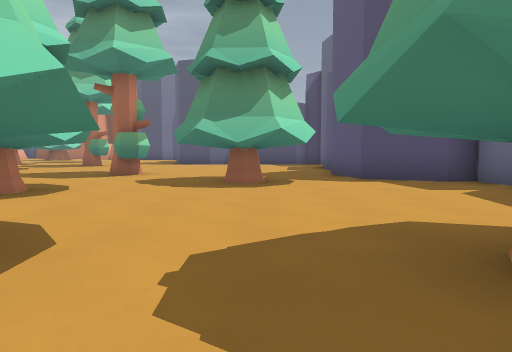
view 1 (above)

20 first-person views from a walk through a Godot game level. The camera is 1.2 m above the floor, tilts 4° down and sees 70° across. The floor is counted in squares, 2 m on a side. Each view is taken from the middle of a square. On the plan, view 1 faces up. The plan holds only what a view shows up to about 10 squares ahead; the rest is blank. The place goes on beyond the plan.

view 2
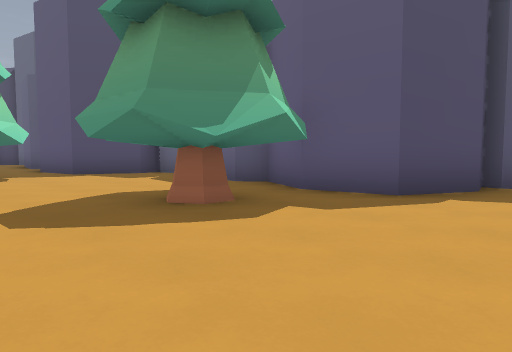

view 3
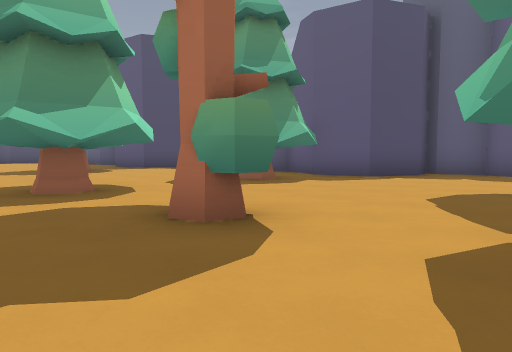

view 4
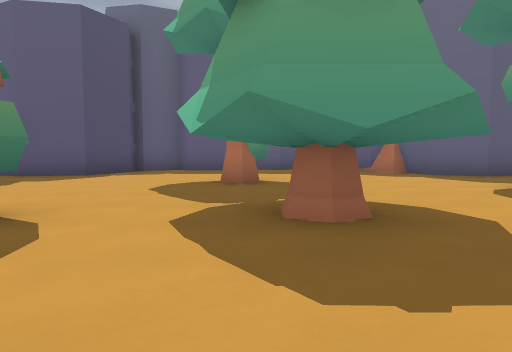

view 5
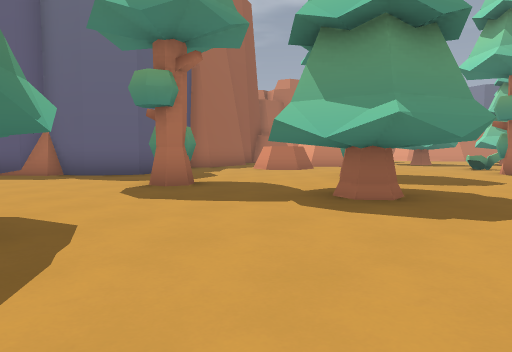

view 6
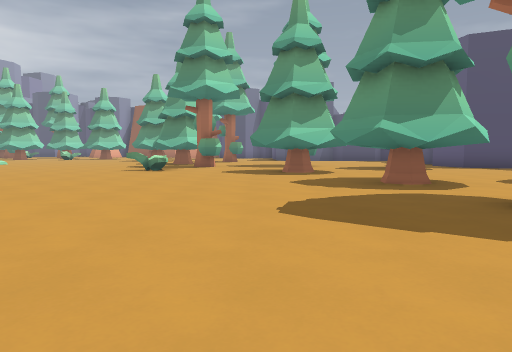

view 7
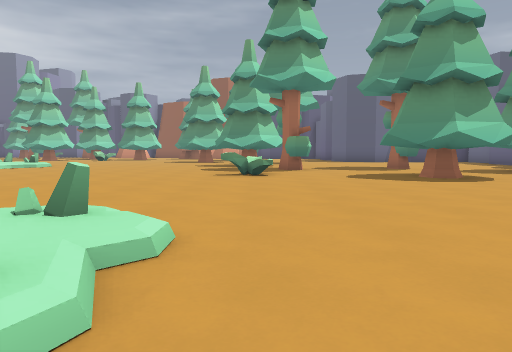

view 8
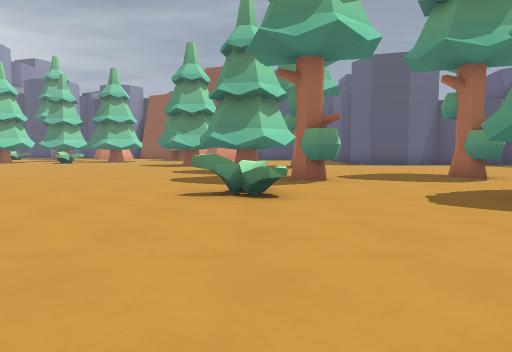

view 9
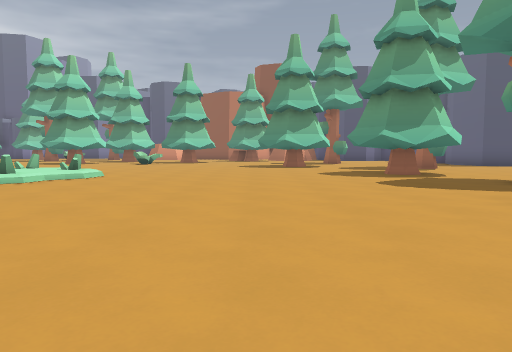

view 10
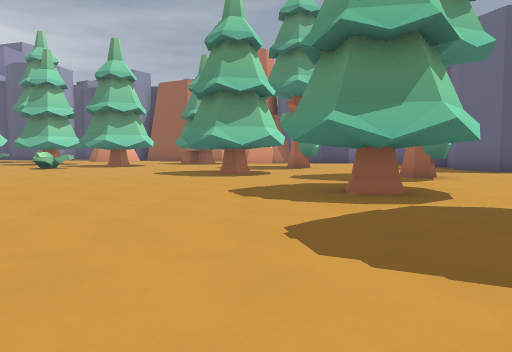

view 11
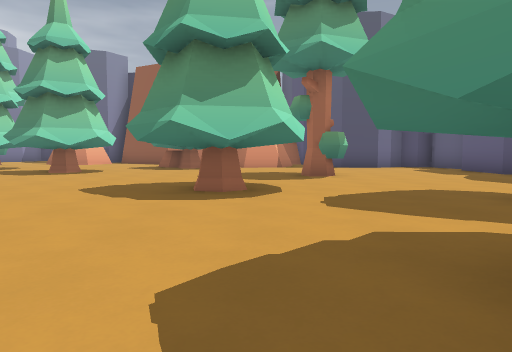

view 12
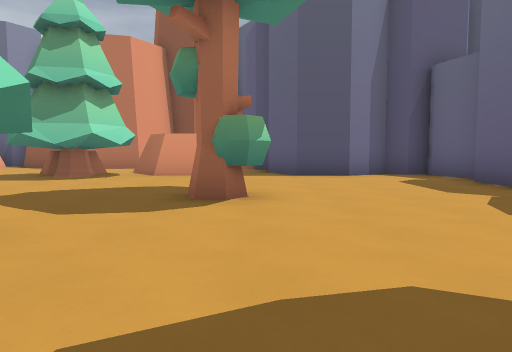

view 13
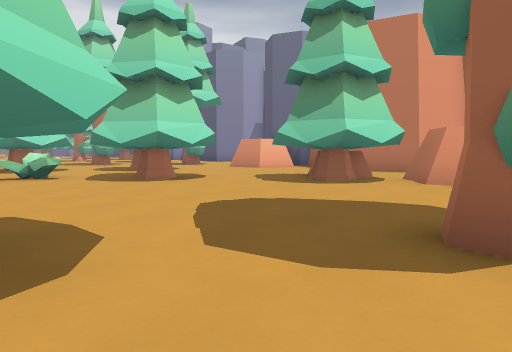

view 14
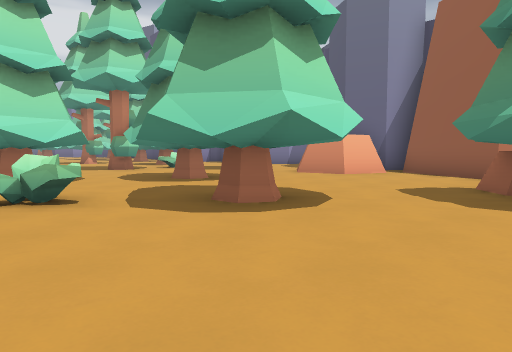

view 15
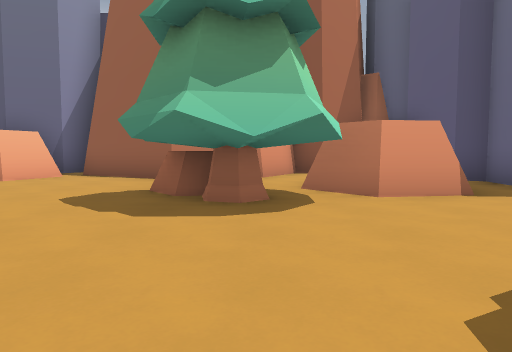

view 16
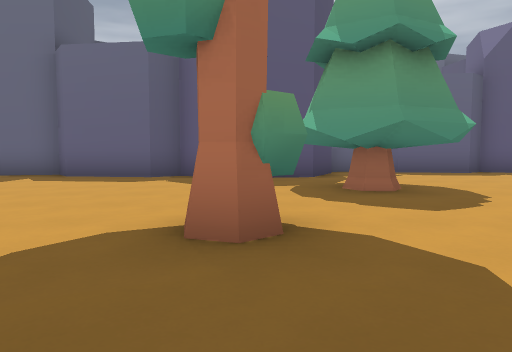

view 17
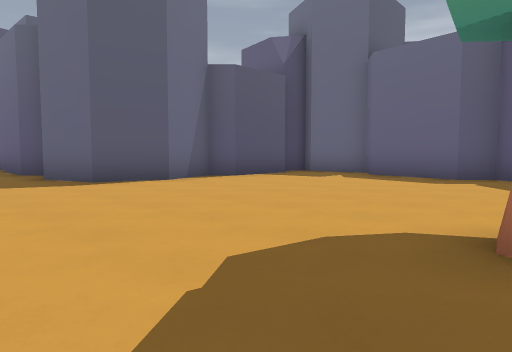

view 18
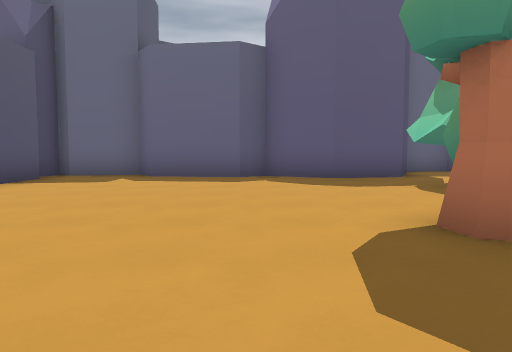

view 19
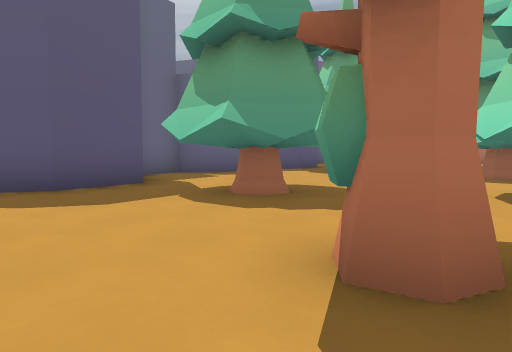

view 20
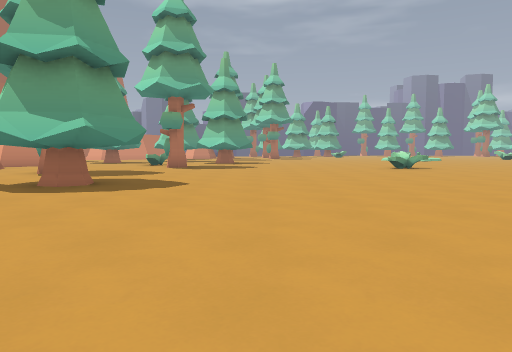

### Floor plan
Key: @ floor where view 1 was taken; # wall or solid block; . floor; = window, fence, low wall or low ledge; T tree; P plant.
Columns run from 19 left of view 1 to 6 right of it. Each row starts with its distance up from view 1.
 28   #    ###
 27   #### #.
 26   #..###.  ##
 25  ##......  .#
 24  .....#.## .#
 23  .....TTT##.#####
 22 TT....TTT.......#
 21 TT. T...........#
 20 ...TTT..........#
 19 T..TT.....TT....#
 18 T.P.............#
 17    .....T.......#
 16    ....TTT......#######
 15    .....TT............#
 14    ..........T........#
 13     ..................#
 12    .......T T.........#
 11  ===......TTT.........#
 10   ##.......T..........#
  9   =.........T...T....##
  8    .........T.....TTT###
  7    ...............TTT..##
  6     .......P..TTT..T....#
  5      .........TTT......##
  4      ..........T.......#
  3       ..........TT..TT.#
  2        .........TTT.TTT#
  1         ........TTT.TT.#
  0          #=........@...###
 -1          #=......T.......#
 -2           =......T.......#
 -3            ..............
 -4             .....TT..T...
 -5            .....TT ......
 -6            ......TT....
 -7           ...............#
 -8          .......T.......##
 -9          ......TTT..T..##
-10         .......TTT.....#
-11        ................
-12        ...............
-13        ...........TT.

Positions as (right, up) in squares from view 1, and headings:
1: (0, 0), facing up
2: (-1, -2), facing up-right
3: (-4, -4), facing up-right
4: (-5, -4), facing right
5: (-5, -5), facing down-right
6: (-5, -5), facing up
7: (-8, -3), facing up
8: (-8, 1), facing up
9: (-12, 2), facing up
10: (-10, 6), facing up
11: (-10, 10), facing up
12: (-8, 14), facing up
13: (-8, 16), facing up-left
14: (-12, 17), facing up-left
15: (-12, 18), facing up
16: (-6, 9), facing right
17: (-6, 9), facing up-right
18: (-6, 11), facing right
19: (-4, 11), facing down-right
20: (-6, -3), facing down
